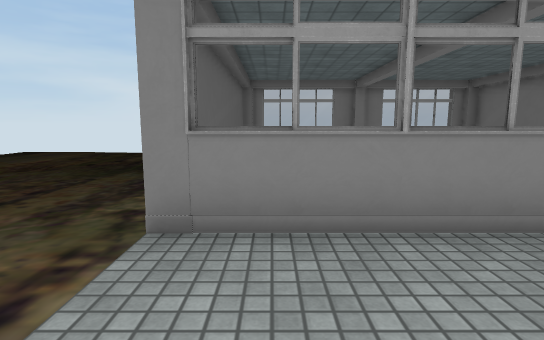
View 1 (above)

21 first-person views from a walk through a scene from a Unity 3-D project. The camera is 1.2 m above the floor, tilts 8° down and sees 80° across. The floor is counted in squares, 1 m on a side. Each view is taken from the middle of a square. On the plan, view 1 faces up. The plan holds only what a view shows up to about 14 squares ahead; the rest is blank. The place goes on beyond the plan. The player is left out. Door leaves are left out, so doorways stand open. Some surface patterns are stand-ins.

View 2
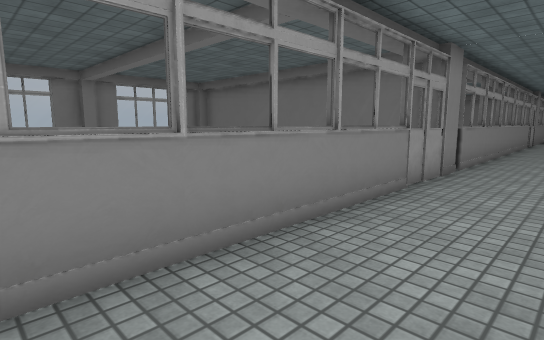

View 3
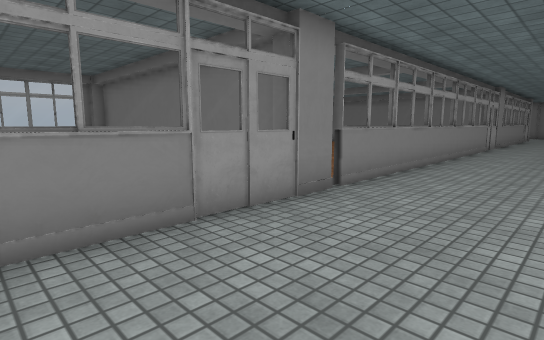

View 4
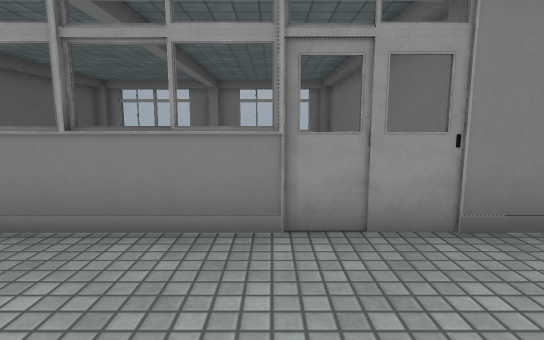

View 5
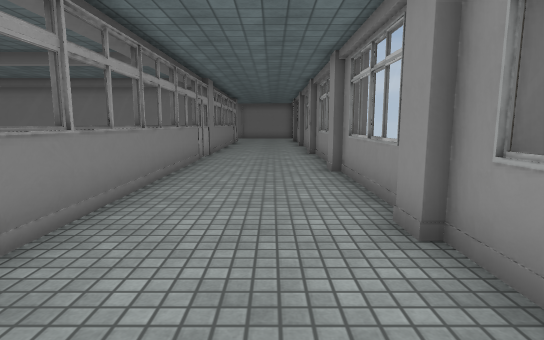

View 6
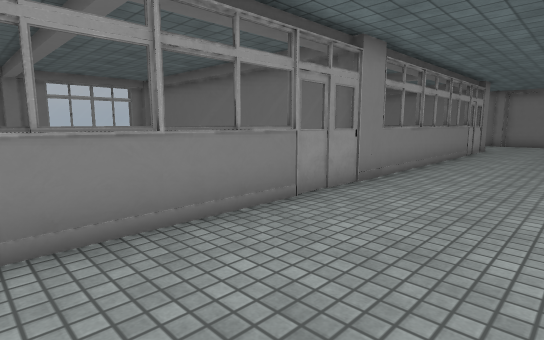

View 7
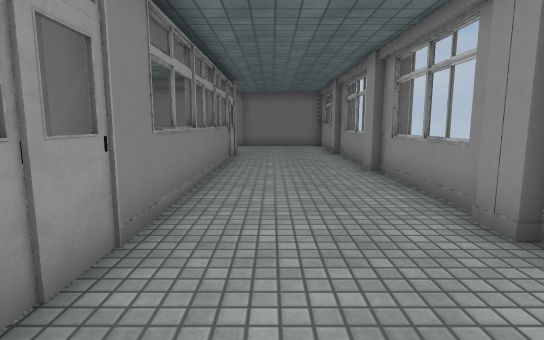

View 8
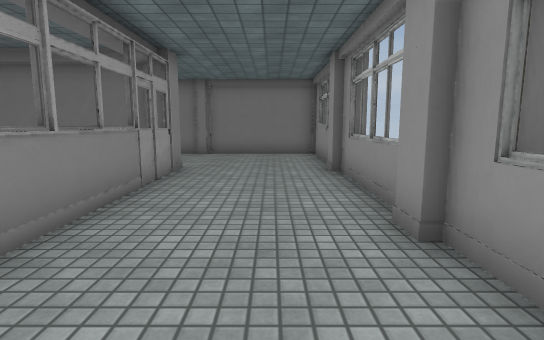

View 9
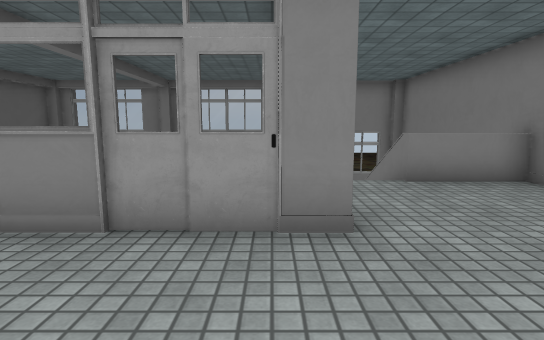

View 10
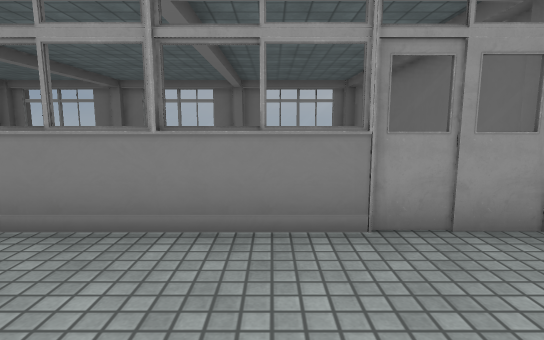

View 11
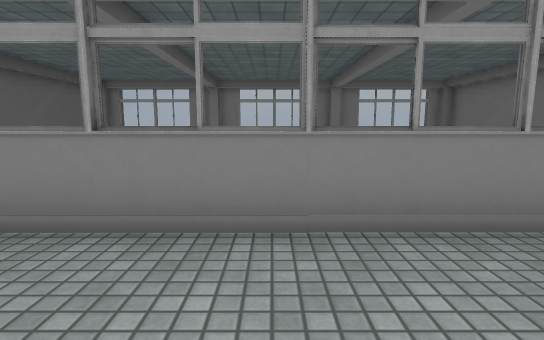

View 12
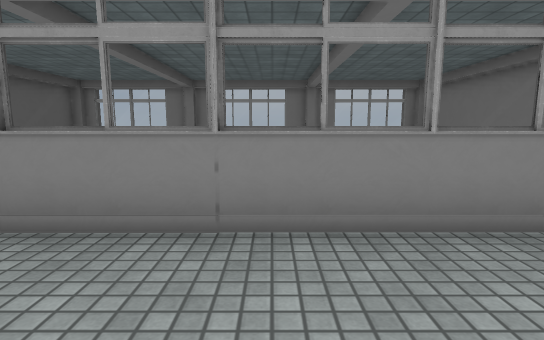

View 13
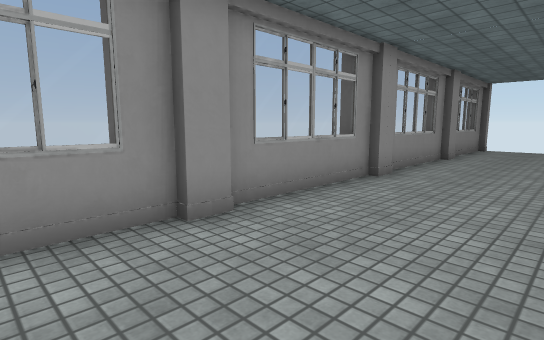

View 14
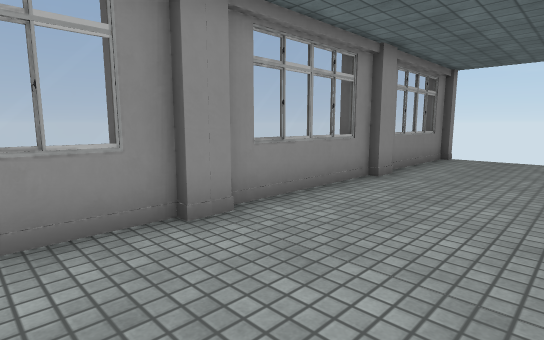

View 15
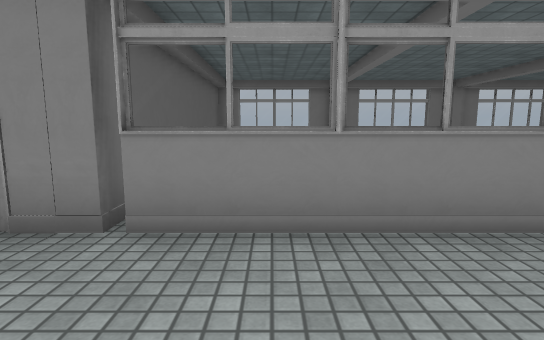

View 16
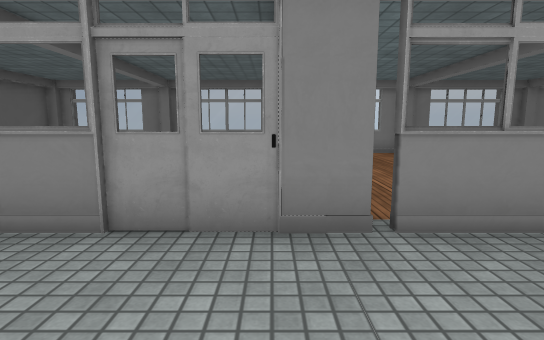

View 17
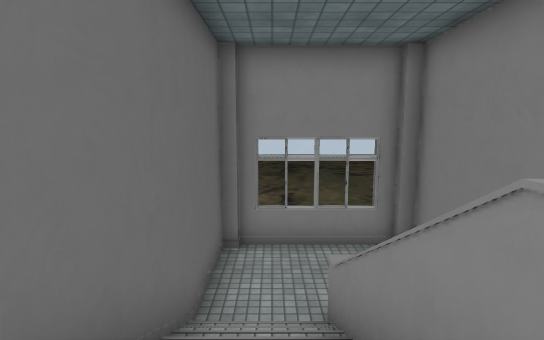

View 18
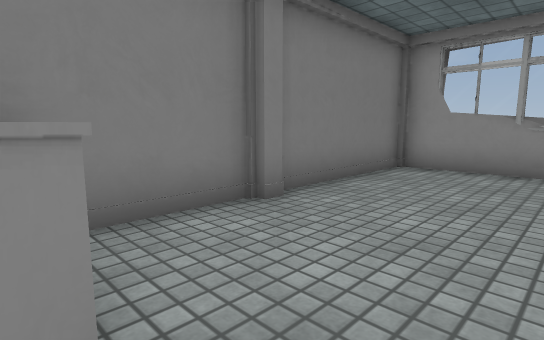

View 19
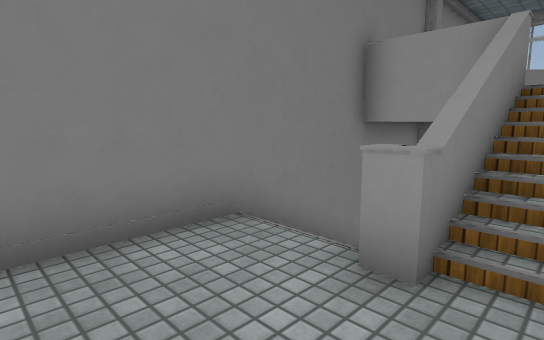

View 20
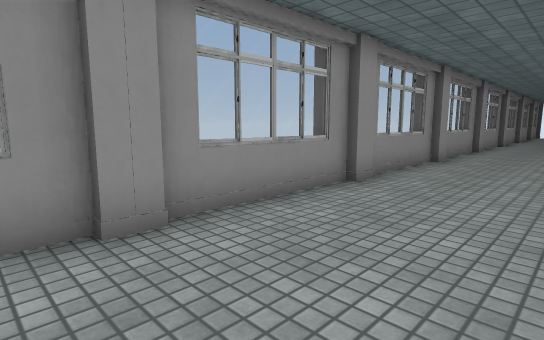

View 21
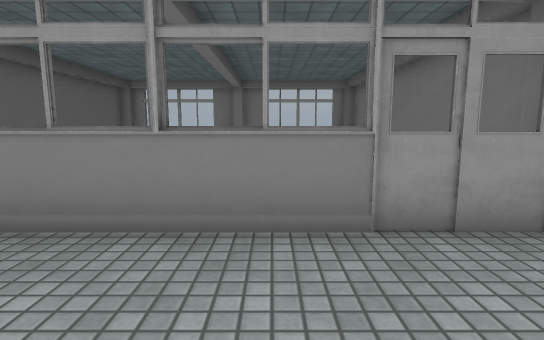

### Floor plan
Key: @ floor where view 1 was taken; # wall or solid block; . main floor; - floor 1.75 m lower than the main floor; / step, stairs or slope; D open door; = window, fence, low wall or low ledge; ^ raised ledge; v drop or lower ground.
Columns run from 1 left of view 1 to 39 right of it. Each row starts with its distance up from view 1.
 14 ################DDD#######         #===#
 13 #        ##  ..         ##        v#----#
 12 #        ##  .          ##         #----#
 11 #        ##  .          ##         #----#
 10 #        ## ..          ##         #/^//#
  9 #        ## .           ##         #/^ /#
  8 #        ## .           ##        ##/^ /#
  7 #        ##..           ##        ##/^//#
  6 #        ##.            ##        ##....#
  5 #        ##.            ##        ##....#
  4 #=======###====#======####========##...#
  3 ........................................#
  2 ........................................#
  1 ........................................#
  0 .@......................................#
 -1 #===##===##===##===##===##===##===##==##

Where each view was taken, in squares from view 1:
view 1: 0 up, 0 right, facing up
view 2: 1 up, 0 right, facing up-right
view 3: 0 up, 4 right, facing up-right
view 4: 0 up, 6 right, facing up
view 5: 1 up, 10 right, facing right
view 6: 0 up, 17 right, facing up-right
view 7: 2 up, 20 right, facing right
view 8: 1 up, 25 right, facing right
view 9: 0 up, 33 right, facing up
view 10: 0 up, 20 right, facing up
view 11: 0 up, 16 right, facing up
view 12: 0 up, 17 right, facing up
view 13: 3 up, 16 right, facing down-left
view 14: 3 up, 11 right, facing down-left
view 15: 0 up, 11 right, facing up
view 16: 0 up, 8 right, facing up
view 17: 6 up, 35 right, facing up
view 18: 7 up, 35 right, facing down-right
view 19: 13 up, 35 right, facing down-right
view 20: 3 up, 35 right, facing down-left
view 21: 0 up, 30 right, facing up
